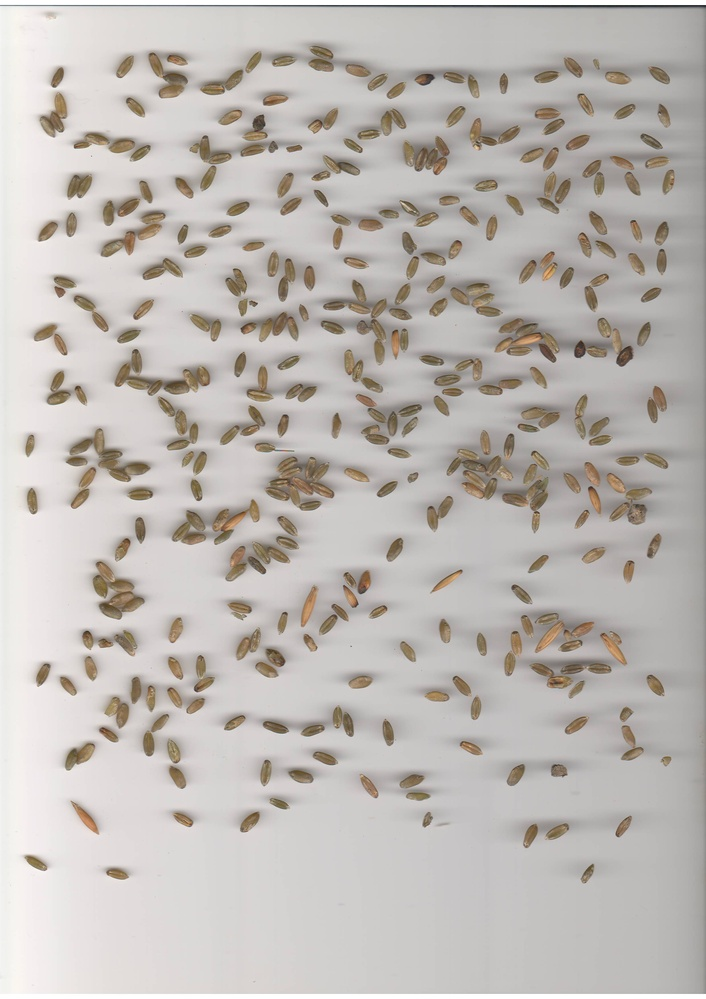
#> input picture Image_PreProcessing/test.JPG, 706 x 999 px, shrunk from 2480 x 3508 before the run
$ python seuillage.py
#> lines starting #> are read from the running program, lines starting #| are printed output that depends on the picture; after the words box and inside, x2 and y2 are one past the last pixel; in counts of white or black regions, pixels touching at a corner belong together
import cv2

# Charger l’image de blé
img = cv2.imread('test.JPG')
#> img is the input picture: shape (999, 706, 3); mean B, G, R 180.3, 184.8, 189.9

# Convertir l’image en niveaux de gris
gray = cv2.cvtColor(img, cv2.COLOR_BGR2GRAY)
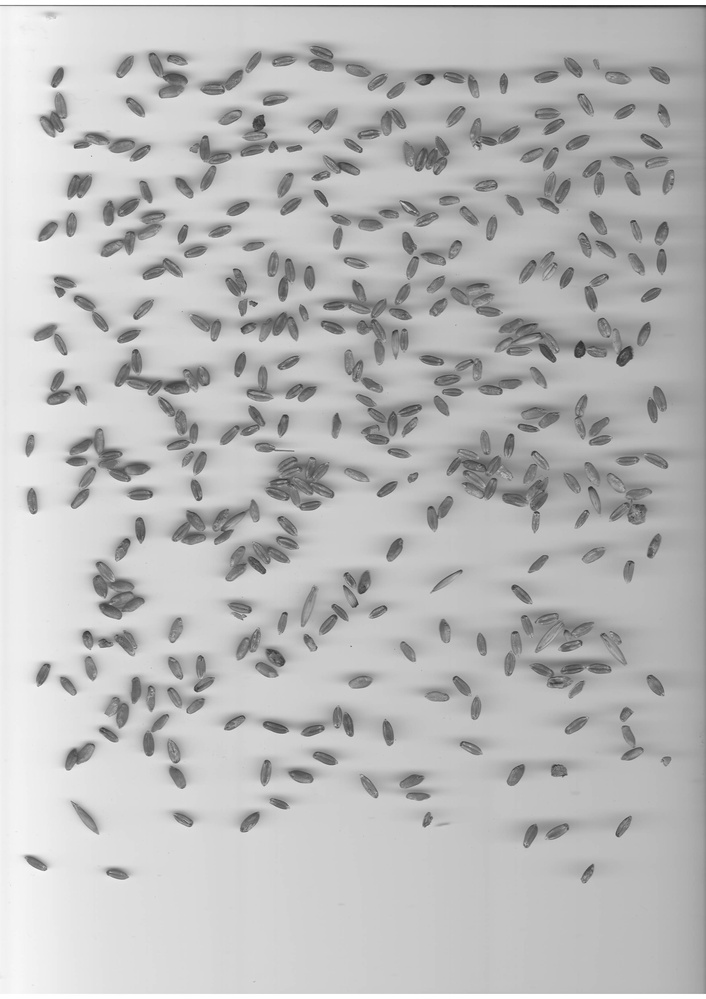
#> gray: shape (999, 706); min 42, max 255, mean 185.8

# Appliquer un filtre de flou gaussien
blur = cv2.GaussianBlur(gray, (3, 3), 0)

# Appliquer un seuillage adaptatif pour binariser l’image
thresh = cv2.adaptiveThreshold(blur, 255, cv2.ADAPTIVE_THRESH_MEAN_C,cv2.THRESH_BINARY_INV, 11, 4)
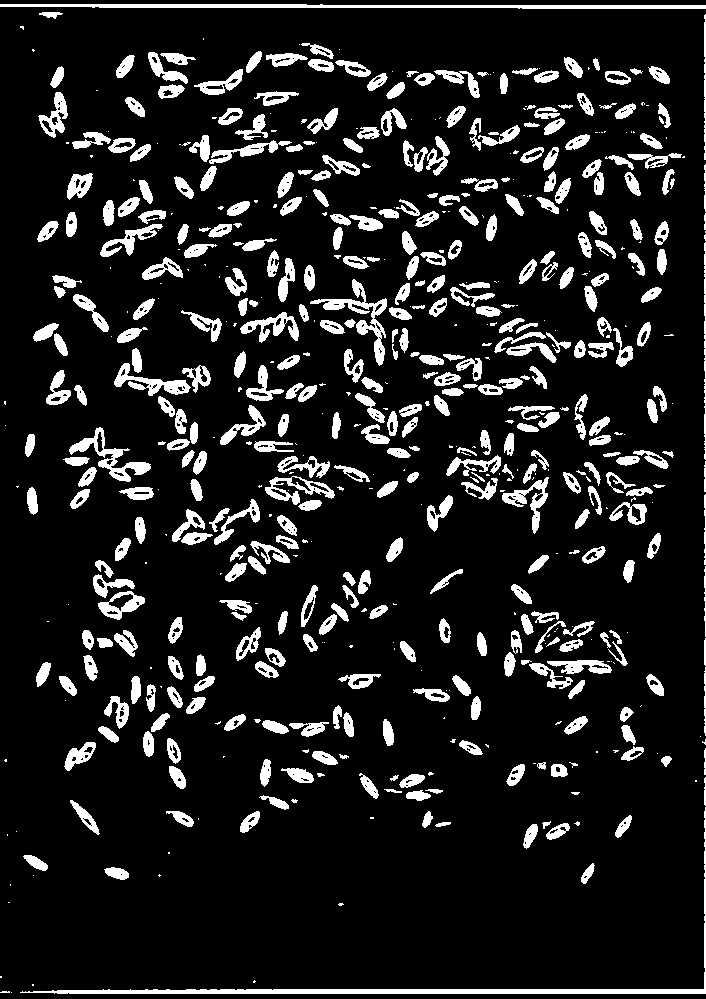
#> thresh: shape (999, 706); 12.2% white; 620 white regions (216 under 20 px), largest, box (x1, y1, x2, y2) and area: (20, 807, 706, 994) 3517, (0, 4, 706, 9) 2518, (310, 279, 387, 366) 1309
# Afficher l’image originale et l’image après traitement
cv2.imshow('Image originale', img)

cv2.imshow('Image après traitement', thresh)
cv2.waitKey(0)
cv2.destroyAllWindows()
